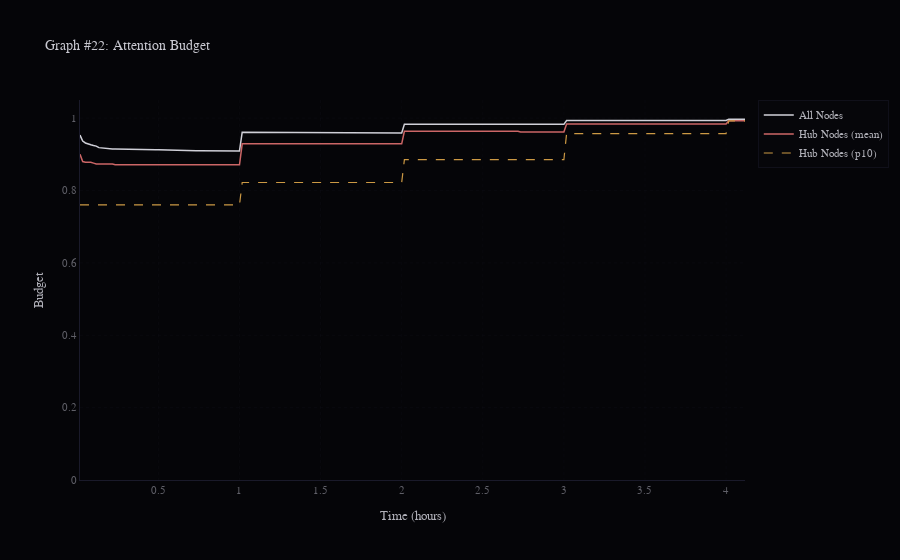

The notebook cell this image was saved under:
### Code cell
# Graph #22: Attention Budget Depletion (Fix 11: add p10 percentile for hubs)
def plot_g22(fig, ax, dark=True):
    c1 = C_PRIMARY if dark else '#333333'; c2 = C_RUMOR if dark else '#cc3333'; c3 = C_SILENT if dark else '#cc8800'
    l1, = ax.plot(times_h, tl["attention_budget_mean_all"], color=c1, label='Mean (all nodes)')
    l2, = ax.plot(times_h, tl["attention_budget_mean_hubs"], color=c2, label='Mean (hub nodes)')
    p10 = tl.get("attention_budget_p10_hubs", [])
    if p10 and len(p10) == len(times_h):
        l3, = ax.plot(times_h, p10, color=c3, linestyle='--', label='p10 (hub nodes)')
        if dark: add_subtle_glow(l3, glow_width=2)
    if dark:
        add_subtle_glow(l1); add_subtle_glow(l2)
    ax.set_xlabel('Time (hours)'); ax.set_ylabel('Attention Budget (0-1)')
    ax.set_title('Graph #22: Attention Budget Depletion'); ax.legend(); ax.grid(True)
    ax.set_ylim(0, 1.05)

def plotly_g22():
    fig_p = go.Figure()
    fig_p.add_trace(go.Scatter(x=times_h, y=tl["attention_budget_mean_all"], mode='lines', name='All Nodes', line=dict(color=C_PRIMARY, width=1.5)))
    fig_p.add_trace(go.Scatter(x=times_h, y=tl["attention_budget_mean_hubs"], mode='lines', name='Hub Nodes (mean)', line=dict(color=C_RUMOR, width=1.5)))
    p10 = tl.get("attention_budget_p10_hubs", [])
    if p10 and len(p10) == len(times_h):
        fig_p.add_trace(go.Scatter(x=times_h, y=p10, mode='lines', name='Hub Nodes (p10)', line=dict(color=C_SILENT, width=1.2, dash='dash')))
    fig_p.update_layout(title='Graph #22: Attention Budget', xaxis_title='Time (hours)', yaxis_title='Budget', yaxis_range=[0, 1.05])
    return fig_p

plot_dual(22, 'attention_budget', plot_g22, plotly_g22)

### Figure 1 — Plotly figure (JSON) as saved in the notebook; plotly's stock layout.template omitted (floating-point values rounded to 4 significant figures; data arrays with more than 128 entries replaced by an {"elided": "..."} marker saying what was removed)
{"data": [{"line": {"color": "#d0d0d8", "width": 1.5}, "mode": "lines", "name": "All Nodes", "type": "scatter", "x": {"elided": "247 float values"}, "y": {"elided": "247 float values"}}, {"line": {"color": "#cc6666", "width": 1.5}, "mode": "lines", "name": "Hub Nodes (mean)", "type": "scatter", "x": {"elided": "247 float values"}, "y": {"elided": "247 float values"}}, {"line": {"color": "#cc9944", "dash": "dash", "width": 1.2}, "mode": "lines", "name": "Hub Nodes (p10)", "type": "scatter", "x": {"elided": "247 float values"}, "y": {"elided": "247 float values"}}], "layout": {"font": {"color": "#b0b0b8", "family": "Courier New, monospace", "size": 11}, "legend": {"bgcolor": "rgba(8,8,12,0.6)", "bordercolor": "#1a1a2a", "borderwidth": 0.5}, "paper_bgcolor": "#050508", "plot_bgcolor": "#050508", "title": {"font": {"color": "#c8c8d0", "size": 14}, "text": "Graph #22: Attention Budget"}, "xaxis": {"gridcolor": "#111118", "griddash": "dot", "gridwidth": 0.4, "linecolor": "#1a1a2a", "tickfont": {"color": "#606068"}, "title": {"text": "Time (hours)"}, "zerolinecolor": "#1a1a2a"}, "yaxis": {"gridcolor": "#111118", "griddash": "dot", "gridwidth": 0.4, "linecolor": "#1a1a2a", "range": [0, 1.05], "tickfont": {"color": "#606068"}, "title": {"text": "Budget"}, "zerolinecolor": "#1a1a2a"}}}
